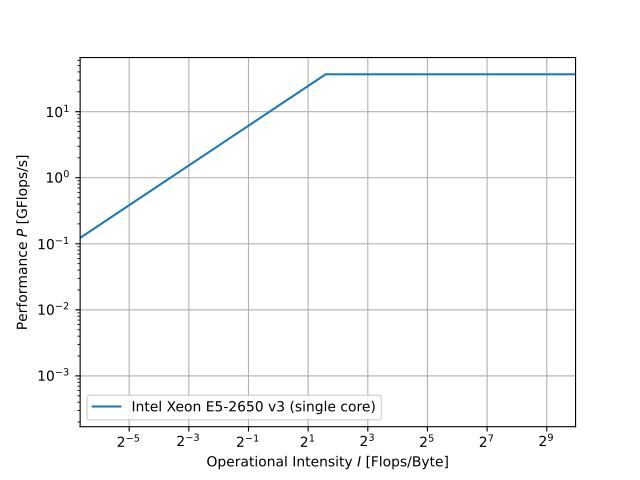

Write the Python code that produced this figure.
import matplotlib.pyplot as plt
import numpy as np


def plot_roofline(Pmax, bmax, Imin, Imax, N=1000, ax=None, **plt_kwargs):
    if ax is None:
        ax = plt.gca()
    I = np.logspace(np.log(Imin), np.log(Imax), N)
    P = bmax * I
    P = np.minimum(P, Pmax)
    ax.loglog(I, P, **plt_kwargs)
    ax.set_xscale('log', base=2)
    # ax.set_yscale('log', base=2)
    ax.grid(True)
    ax.set_xlim(Imin, Imax)
    ax.set_xlabel(rf"Operational Intensity $I$ [Flops/Byte]")
    ax.set_ylabel(rf"Performance $P$ [GFlops/s]")
    return ax


if __name__ == "__main__":
    fig, ax = plt.subplots()
    # Rosa single core: Peak = 36.8 GFlops/s, Bandwidth = 12.3 GB/s
    ax = plot_roofline(Pmax=36.8, bmax=12.3, Imin=1.e-2, Imax=1.e+3, ax=ax,
                       label="Intel Xeon E5-2650 v3 (single core)")
    ax.legend()
    plt.savefig("roofline.pdf")
    plt.show()
